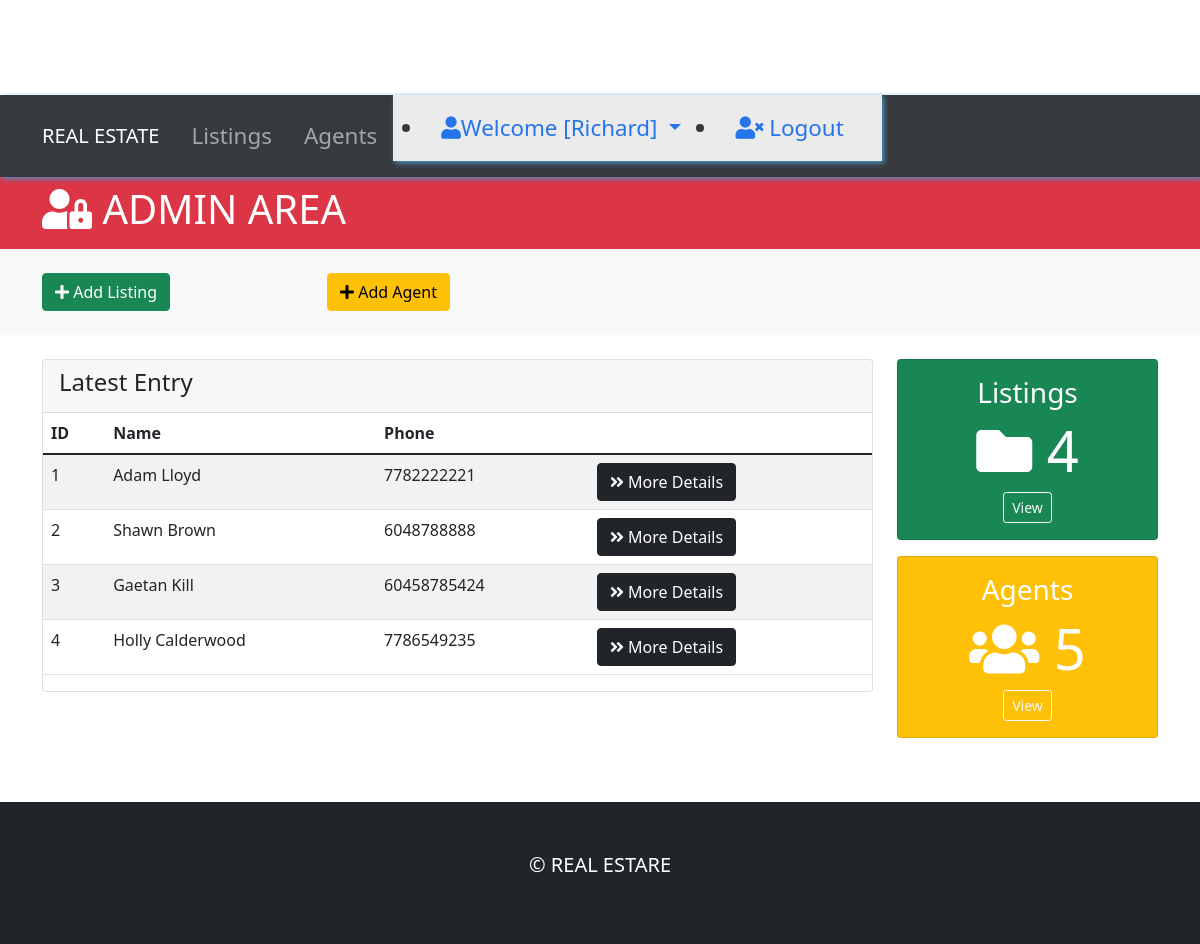
Page /admin/agents.php on the committed database.
### tables this page shows
CREATE TABLE `agent` (
  `id` int(8) NOT NULL,
  `name` varchar(250) NOT NULL,
  `phone` varchar(250) NOT NULL,
  `avatar` varchar(250) NOT NULL,
  `status` int(16) NOT NULL
);

### admin/target.php (called while the page is built, shortened)
<?php
function db_con() {
    $servername = "localhost";
    $username = "root";
    $password = "";
    $dbname = "realestate";
    $con = new mysqli($servername, $username, $password, $dbname);
    return $con;
}
function getAgents(){
    $con = db_con();
    $query = "SELECT * FROM agent";
    $result = mysqli_query($con, $query);
    if(mysqli_num_rows($result) > 0){
        return $result;
    }
}

### admin/agents.php (the view, shortened to what this page needs)
<?php
require_once ("../admin/target.php");
?>
<!DOCTYPE html>
<html lang="en">
<head>
    <link rel="stylesheet" href="https://cdnjs.cloudflare.com/ajax/libs/font-awesome/5.15.4/css/all.min.css" />
    <link href="https://cdn.jsdelivr.net/npm/bootstrap@5.1.1/dist/css/bootstrap.min.css" rel="stylesheet">
    <link rel="stylesheet" href="css/style.css">
</head>
<body>
    <nav class="navbar navbar-expand-sm navbar-dark bg-dark p-0">
        <div class="container">
            <a href="index.php" class="navbar-brand">REAL ESTATE</a>
            <div class="collapse navbar-collapse" id="navbarCollapse">
                <ul class="navbar-nav">
                    <li class="nav-item px-2">
                        <a href="index.php" class="nav-link">Listings</a>
                    </li>
                    <li class="nav-item px-2">
                        <a href="agents.php" class="nav-link">Agents</a>
                    </li>
                </ul>
                <ul class="navbar justify-content-end">
                    <li class="nav-item dropdown mr-3">
                        <a href="#" class="nav-link dropdown-toggle" data-toggle="dropdown">
                            <i class="fas fa-user"></i>Welcome [Richard]
                        </a>
                    </li>
                    <li class="nav-item">
                        <a href="index.php" class="nav-link">
                            <i class="fas fa-user-times"></i> Logout
                        </a>
                    </li>
                </ul>
            </div>
        </div>
    </nav>
    <header id="main-header" class="py-2 bg-danger text-white">
        <div class="container">
            <div class="row">
                <div class="col-md-6">
                    <h1>
                        <i class="fas fa-user-lock"></i> ADMIN AREA
                    </h1>
                </div>
            </div>
        </div>
    </header>
    <section id="actions" class="py-4 mb-4 bg-light">
        <div class="container">
            <div class="row">
                <div class="col-md-3">
                    <a href="add.php" class="btn btn-success btn-block" data-toggle="modal" data-target="#addPostModal">
                        <i class="fas fa-plus"></i> Add Listing
                    </a>
                </div>
                <div class="col-md-3">
                    <a href="addagent.php" class="btn btn-warning btn-block" data-toggle="modal" data-target="#addUserModal">
                        <i class="fas fa-plus"></i> Add Agent
                    </a>
                </div>
            </div>
        </div>
    </section>
    <section id="posts">
        <div class="container">
            <div class="row">
                <div class="col-md-9">
                    <div class="card">
                        <div class="card-header">
                            <h4>Latest Entry</h4>
                        </div>
                        <table class="table table-striped">
                            <thead class="thead-dark">
                                <tr>
                                    <th>ID</th>
                                    <th>Name</th>
                                    <th>Phone</th>
                                    <th></th>
                                </tr>
                            </thead>
                            <tbody>
                            <?php
                        $result = getAgents();
                       if($result){
                            while ($row = mysqli_fetch_assoc($result)){ ?>
                           <tr>
                           <td data-id="<?php echo $row['id']; ?>"><?php echo $row['id']; ?></td>
                           <td data-id="<?php echo $row['id']; ?>"><?php echo $row['name']; ?></td>
                           <td data-id="<?php echo $row['id']; ?>"><?php echo $row['phone']; ?></td>
                           <td>
                            <a href="viewagent.php?id=<?php echo $row['id']; ?>" class="btn btn-dark">
                                <i class="fas fa-angle-double-right"></i> More Details
                            </a>
                            </td>
                        </tr>
<?php
                            }
                        }
?>
                            </tbody>
                        </table>
                    </div>
                </div>
                <div class="col-md-3">
                    <div class="card text-center bg-success text-white mb-3">
                        <div class="card-body">
                            <h3>Listings</h3>
                            <h4 class="display-4">
                                <i class="fas fa-folder"></i> 4
                            </h4>
                            <a href="index.php" class="btn btn-outline-light btn-sm">View</a>
                        </div>
                    </div>
                    <div class="card text-center bg-warning text-white mb-3">
                        <div class="card-body">
                            <h3>Agents</h3>
                            <h4 class="display-4">
                                <i class="fas fa-users"></i> 5
                            </h4>
                            <a href="agents.php" class="btn btn-outline-light btn-sm">View</a>
                        </div>
                    </div>
                </div>
            </div>
        </div>
    </section>
    <footer id="main-footer" class="bg-dark text-white mt-5 p-5">
        <div class="container">
            <div class="row">
                <div class="col">
                    <p class="lead text-center">
                    © REAL ESTARE
                    </p>
                </div>
            </div>
        </div>
    </footer>
</body>
</html>

### css/style.css (style rules this page uses)
body { margin-top: 95px; }
.navbar { box-shadow: 2px 2px 5px #3f96cf; opacity: 0.9; background: #fff; }
.navbar .nav-item { font-size: 1.4rem; padding-right: 1.4rem; }

### rows in the picture
agent: id "1", name "Adam Lloyd", phone "7782222221"
agent: id "2", name "Shawn Brown", phone "6048788888"
agent: id "3", name "Gaetan Kill", phone "60458785424"
agent: id "4", name "Holly Calderwood", phone "7786549235"
